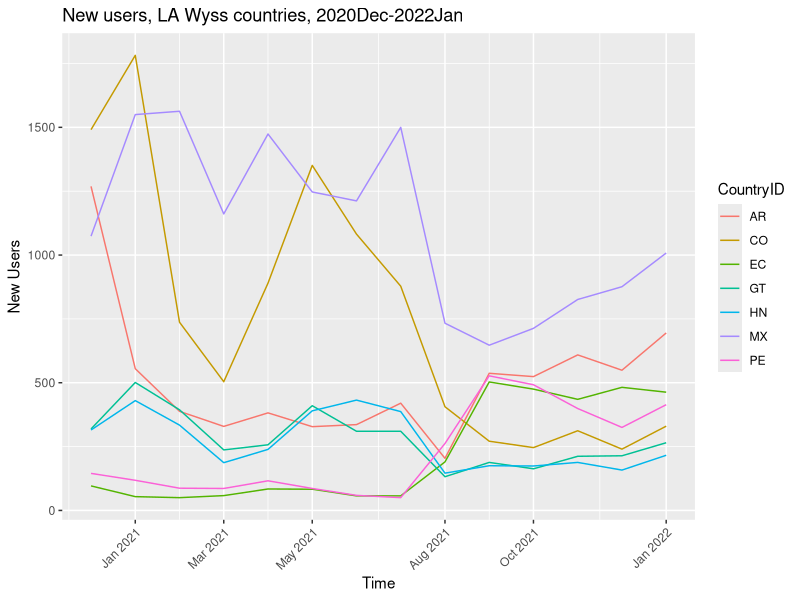
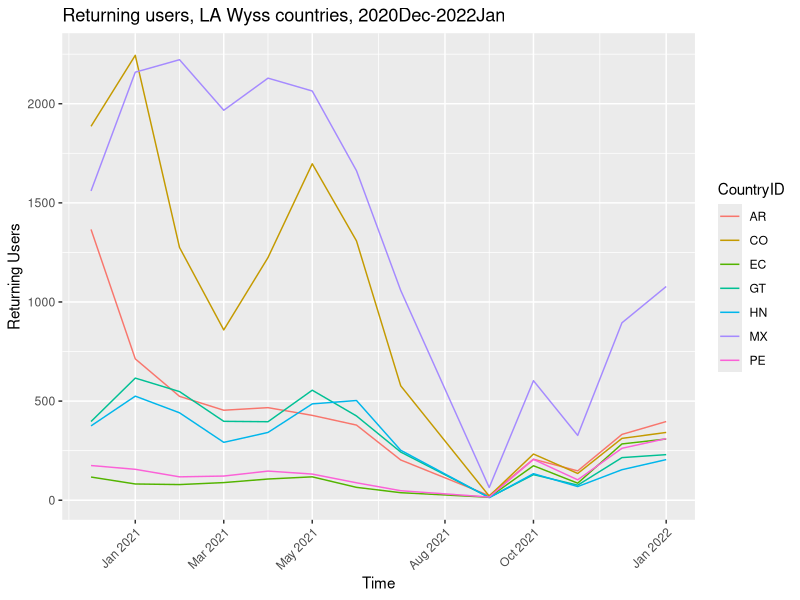
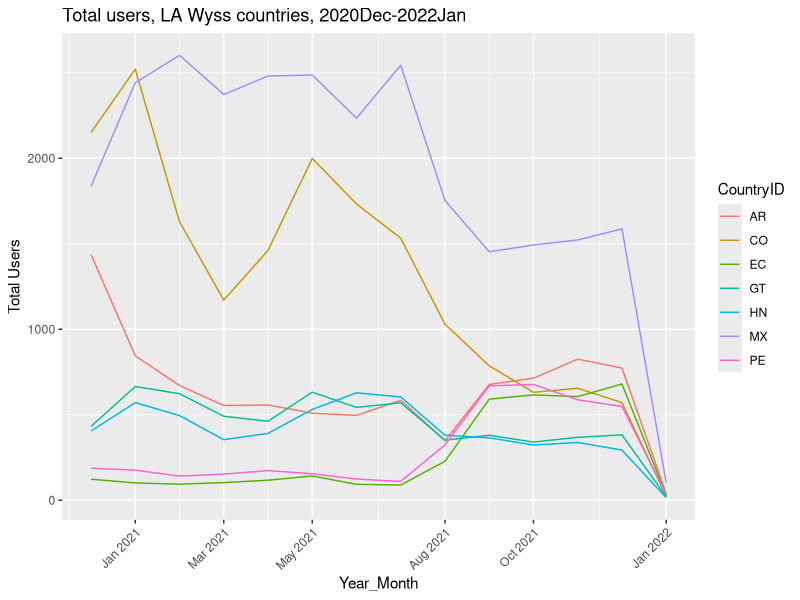
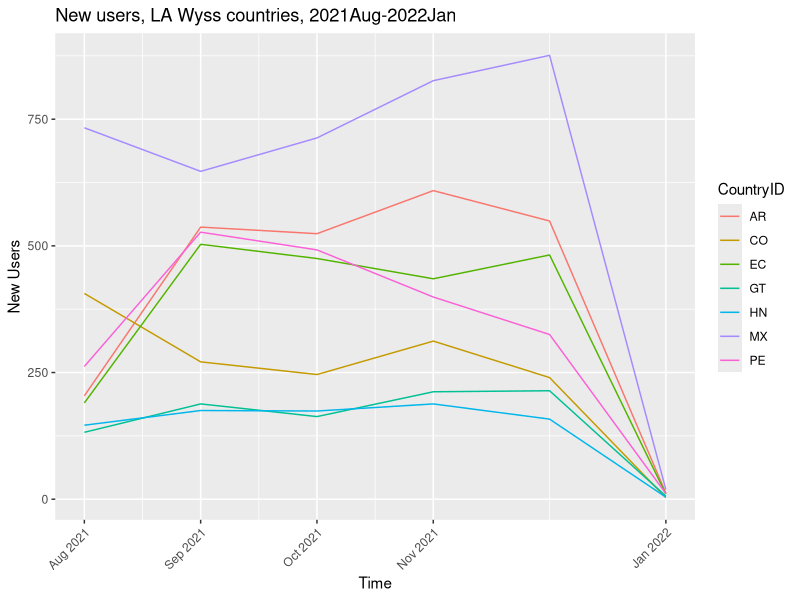
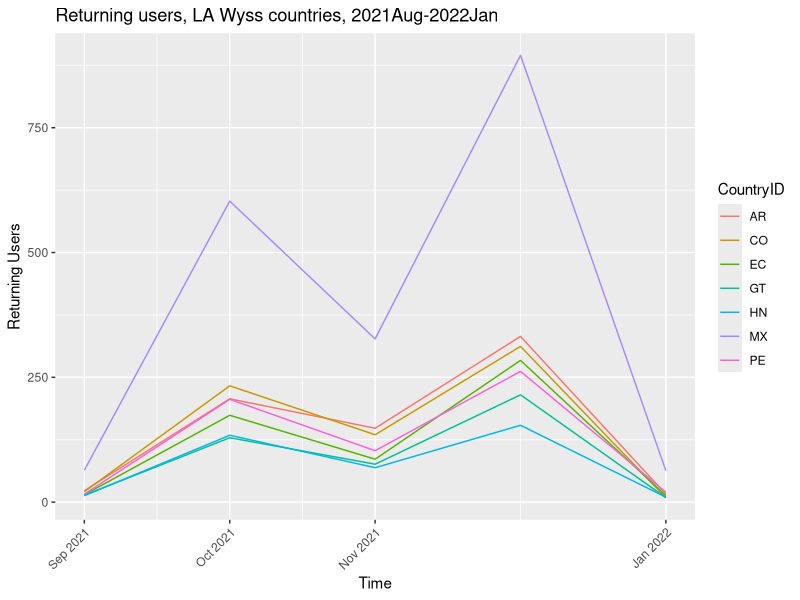

Source code (R) for these figures, in order:
## ---- chunk 1
knitr::opts_chunk$set(echo = TRUE)
## ---- chunk 2
install.packages("readr")
install.packages("dplyr")
install.packages("ggplot2")
library(readr)
library(dplyr)
library(ggplot2)
## ---- chunk 3
LAnewusers_Dec20Jan22 <- read.csv("newusers_20201201to20220101.csv",
skip = 1, head = FALSE, sep = ",")
## ---- chunk 4
#columns renamed
colnames(LAnewusers_Dec20Jan22) <- c("Country_ID", "2021_01",
"2020_12", "2021_06", "2021_11", "2021_05", "2021_02", "2021_08",
"2021_12", "2021_07", "2021_10", "2021_09", "2021_04", "2021_03",
"2022_01", "Totals")

#header rows and data entries for non-Wyss LA countries removed
LAnewusers_Dec20Jan22 <- LAnewusers_Dec20Jan22 %>%
filter(Country_ID == "MX" | Country_ID == "AR" | Country_ID == "CO" |
Country_ID == "GT" | Country_ID == "HN" | Country_ID == "PE" |
Country_ID == "EC")

#transposed rows/columns
LAnewusers_Dec20Jan22_2 <- t(LAnewusers_Dec20Jan22[-1])
colnames(LAnewusers_Dec20Jan22_2) <- LAnewusers_Dec20Jan22[, 1]

#making time a recognized column variable
LAnewusers_Dec20Jan22_2 <- cbind(rownames(LAnewusers_Dec20Jan22_2), 
  LAnewusers_Dec20Jan22_2)
rownames(LAnewusers_Dec20Jan22_2) <- NULL

#Totals row removed
LAnewusers_Dec20Jan22_2 <- LAnewusers_Dec20Jan22_2[-c(15), ]

#make it a dataframe
LAnewusers_Dec20Jan22_2 <- as.data.frame(LAnewusers_Dec20Jan22_2)
## ---- chunk 5
install.packages("tidyr")
library(tidyr)
## ---- chunk 6
#pivot to make CountryID a callable variable
LAnewusers_Dec20Jan22_3 <- pivot_longer(LAnewusers_Dec20Jan22_2, cols=2:8, names_to = "Country", values_to = "New_users")

#rename columns
colnames(LAnewusers_Dec20Jan22_3) <- c("Year_Month","CountryID","New_Users")

#make it a dataframe
LAnewusers_Dec20Jan22_3 <- as.data.frame(LAnewusers_Dec20Jan22_3)
## ---- chunk 7
#coerce New_Users to numeric variable rather than character
typeof(LAnewusers_Dec20Jan22_3$New_Users)
LAnewusers_Dec20Jan22_3$New_Users <- as.numeric(LAnewusers_Dec20Jan22_3$New_Users)
typeof(LAnewusers_Dec20Jan22_3$New_Users)

#make Month_Year a date/time object
install.packages("zoo")
library(zoo)
Year_Month <- LAnewusers_Dec20Jan22_3$Year_Month
Year_Month_2 <- as.yearmon(as.character(Year_Month), "%Y_%m")
LAnewusers_Dec20Jan22_3[ , 'Year_Month'] <- Year_Month_2
typeof(LAnewusers_Dec20Jan22_3$Year_Month)
## ---- chunk 8
LAnewusers_Jan22Feb22 <- read.csv("newusers_20220101to202220201.csv",
skip = 1, head = FALSE, sep = ",")

colnames(LAnewusers_Jan22Feb22) <- c("Country_ID", "2022_01",
"2022_02", "Totals")

LAnewusers_Jan22Feb22 <- LAnewusers_Jan22Feb22 %>%
filter(Country_ID == "MX" | Country_ID == "AR" | Country_ID == "CO" |
Country_ID == "GT" | Country_ID == "HN" | Country_ID == "PE" |
Country_ID == "EC")

LAnewusers_Jan22Feb22_2 <- t(LAnewusers_Jan22Feb22[-1])
colnames(LAnewusers_Jan22Feb22_2) <- c("MX", "AR", "EC", "PE", "CO", "GT", "HN")

#making time a recognized column variable
LAnewusers_Jan22Feb22_2 <- cbind(rownames(LAnewusers_Jan22Feb22_2), 
  LAnewusers_Jan22Feb22_2)
rownames(LAnewusers_Jan22Feb22_2) <- NULL

LAnewusers_Jan22Feb22_2 <- LAnewusers_Jan22Feb22_2[-c(3), ]

LAnewusers_Jan22Feb22_2 <- as.data.frame(LAnewusers_Jan22Feb22_2)

LAnewusers_Jan22Feb22_3 <- pivot_longer(LAnewusers_Jan22Feb22_2, cols=2:8, names_to = "Country", values_to = "New_users")

colnames(LAnewusers_Jan22Feb22_3) <- c("Year_Month","CountryID","New_Users")

LAnewusers_Jan22Feb22_3 <- as.data.frame(LAnewusers_Jan22Feb22_3)

LAnewusers_Jan22Feb22_3$New_Users <- as.numeric(LAnewusers_Jan22Feb22_3$New_Users)

Year_MonthJanFeb <- LAnewusers_Jan22Feb22_3$Year_Month
Year_MonthJanFeb_2 <- as.yearmon(as.character(Year_MonthJanFeb), "%Y_%m")
LAnewusers_Jan22Feb22_3[ , 'Year_Month'] <- Year_MonthJanFeb_2
typeof(LAnewusers_Jan22Feb22_3$Year_Month)

LAnewusers_Jan22 <- LAnewusers_Jan22Feb22_3 %>% filter(Year_Month == "Jan 2022")

LAnewusers_Dec20Dec21 <- LAnewusers_Dec20Jan22_3 %>% filter(Year_Month != "Jan 2022")


LAnewusers_Dec20Jan22full <- rbind(LAnewusers_Dec20Dec21, LAnewusers_Jan22)
## ---- chunk 9
#jpeg('LAnewusers_Dec20Jan22_3.jpg')
#ggplot(data = LAnewusers_Dec20Jan22_3, aes(x=Year_Month, y=New_Users)) + 
  #geom_line(aes(color=CountryID)) + labs(x = "Time", y = "New Users", 
  #title = "Total new users, LA Wyss countries, 2020Dec-2022Jan") + 
  #theme(axis.text.x = element_text(angle = 45, vjust = 1, hjust=1))

#jpeg('LAnewusers_Dec20Jan22full.jpg')
ggplot(data = LAnewusers_Dec20Jan22full, aes(x=Year_Month, y=New_Users)) + 
  geom_line(aes(color=CountryID)) + labs(x = "Time", y = "New Users", 
  title = "New users, LA Wyss countries, 2020Dec-2022Jan") + 
  theme(axis.text.x = element_text(angle = 45, vjust = 1, hjust=1))
## ---- chunk 10
LAreturningusers_Dec20Jan22 <- read.csv("returningusers_20201201to20220101.csv",
skip = 1, head = FALSE, sep = ",")
## ---- chunk 11
#columns renamed
colnames(LAreturningusers_Dec20Jan22) <- c("Country_ID", "2021_01",
"2020_12", "2021_02", "2021_05", "2021_06", "2021_04", "2021_03",
"2021_12", "2021_10", "2021_07", "2021_11", "2021_09", "2022_01", "Totals")

#header rows and data entries for non-Wyss LA countries removed
LAreturningusers_Dec20Jan22 <- LAreturningusers_Dec20Jan22 %>%
filter(Country_ID == "MX" | Country_ID == "AR" | Country_ID == "CO" |
Country_ID == "GT" | Country_ID == "HN" | Country_ID == "PE" |
Country_ID == "EC")

#transposed rows/columns
LAreturningusers_Dec20Jan22_2 <- t(LAreturningusers_Dec20Jan22[-1])
colnames(LAreturningusers_Dec20Jan22_2) <- LAreturningusers_Dec20Jan22[, 1]

#making time a recognized column variable
LAreturningusers_Dec20Jan22_2 <- cbind(rownames(LAreturningusers_Dec20Jan22_2), 
  LAreturningusers_Dec20Jan22_2)
rownames(LAreturningusers_Dec20Jan22_2) <- NULL

#Totals row removed
LAreturningusers_Dec20Jan22_2 <- LAreturningusers_Dec20Jan22_2[-c(14), ]

#make it a dataframe
LAreturningusers_Dec20Jan22_2 <- as.data.frame(LAreturningusers_Dec20Jan22_2)

#pivot to make CountryID a callable variable
LAreturningusers_Dec20Jan22_3 <- pivot_longer(LAreturningusers_Dec20Jan22_2, cols=2:8, names_to = "Country", values_to = "Returning_users")

#rename columns
colnames(LAreturningusers_Dec20Jan22_3) <- c("Year_Month","CountryID","Returning_Users")

#make it a dataframe
LAreturningusers_Dec20Jan22_3 <- as.data.frame(LAreturningusers_Dec20Jan22_3)

#coerce Returning_Users to numeric variable rather than character
LAreturningusers_Dec20Jan22_3$Returning_Users <- as.numeric(LAreturningusers_Dec20Jan22_3$Returning_Users)
typeof(LAreturningusers_Dec20Jan22_3$Returning_Users)

#make Month_Year a date/time object
Year_Month_returning <- LAreturningusers_Dec20Jan22_3$Year_Month
Year_Month_returning_2 <- as.yearmon(as.character(Year_Month_returning), "%Y_%m")
LAreturningusers_Dec20Jan22_3[ , 'Year_Month'] <- Year_Month_returning_2
typeof(LAreturningusers_Dec20Jan22_3$Year_Month)

#jpeg('LAreturningusers_Dec20Jan22_3.jpg')
#ggplot(data = LAreturningusers_Dec20Jan22_3, aes(x=Year_Month, y=Returning_Users)) + 
  #geom_line(aes(color=CountryID)) + labs(x = "Year_Month", y = "Returning Users", 
  #title = "Total returning users, LA Wyss countries, 2020Dec-2022Jan") + 
  #theme(axis.text.x = element_text(angle = 45, vjust = 1, hjust=1))
## ---- chunk 12
LAreturningusers_Jan22Feb22 <- read.csv("returningusers_20220101to20220201.csv",
skip = 1, head = FALSE, sep = ",")

colnames(LAreturningusers_Jan22Feb22) <- c("Country_ID", "2022_01",
"2022_02", "Totals")

LAreturningusers_Jan22Feb22 <- LAreturningusers_Jan22Feb22 %>%
filter(Country_ID == "MX" | Country_ID == "AR" | Country_ID == "CO" |
Country_ID == "GT" | Country_ID == "HN" | Country_ID == "PE" |
Country_ID == "EC")

LAreturningusers_Jan22Feb22_2 <- t(LAreturningusers_Jan22Feb22[-1])
colnames(LAreturningusers_Jan22Feb22_2) <- c("AR", "CO", "EC", "GT", "HN", "MX", "PE")

LAreturningusers_Jan22Feb22_2 <- cbind(rownames(LAreturningusers_Jan22Feb22_2), 
  LAreturningusers_Jan22Feb22_2)
rownames(LAreturningusers_Jan22Feb22_2) <- NULL

LAreturningusers_Jan22Feb22_2 <- LAreturningusers_Jan22Feb22_2[-c(3), ]

LAreturningusers_Jan22Feb22_2 <- as.data.frame(LAreturningusers_Jan22Feb22_2)

LAreturningusers_Jan22Feb22_3 <- pivot_longer(LAreturningusers_Jan22Feb22_2, cols=2:8, names_to = "Country", values_to = "Returning_users")

colnames(LAreturningusers_Jan22Feb22_3) <- c("Year_Month","CountryID","Returning_Users")

LAreturningusers_Jan22Feb22_3 <- as.data.frame(LAreturningusers_Jan22Feb22_3)

LAreturningusers_Jan22Feb22_3$Returning_Users <- as.numeric(LAreturningusers_Jan22Feb22_3$Returning_Users)

Year_MonthJanFebRet <- LAreturningusers_Jan22Feb22_3$Year_Month
Year_MonthJanFebRet_2 <- as.yearmon(as.character(Year_MonthJanFebRet), "%Y_%m")
LAreturningusers_Jan22Feb22_3[ , 'Year_Month'] <- Year_MonthJanFebRet_2
typeof(LAreturningusers_Jan22Feb22_3$Year_Month)

LAreturningusers_Jan22 <- LAreturningusers_Jan22Feb22_3 %>% filter(Year_Month == "Jan 2022")

LAreturningusers_Dec20Dec21 <- LAreturningusers_Dec20Jan22_3 %>% filter(Year_Month != "Jan 2022")

LAreturningusers_Dec20Jan22full <- rbind(LAreturningusers_Dec20Dec21, LAreturningusers_Jan22)

#jpeg('LAreturningusers_Dec20Jan22full.jpg')
ggplot(data = LAreturningusers_Dec20Jan22full, aes(x=Year_Month, y=Returning_Users)) + 
  geom_line(aes(color=CountryID)) + labs(x = "Time", y = "Returning Users", 
  title = "Returning users, LA Wyss countries, 2020Dec-2022Jan") + 
  theme(axis.text.x = element_text(angle = 45, vjust = 1, hjust=1))
## ---- chunk 13
LAtotalusers_Dec20Jan22 <- read.csv("totalusers_20201201to20220101.csv",
skip = 1, head = FALSE, sep = ",")
## ---- chunk 14
#columns renamed
colnames(LAtotalusers_Dec20Jan22) <- c("Country_ID", "2021_01",
"2020_12", "2021_02", "2021_08", "2021_12", "2021_11", "2021_06",
"2021_07", "2021_05", "2021_09", "2021_10", "2021_04", "2021_03", "2022_01", "Totals")

#header rows and data entries for non-Wyss LA countries removed
LAtotalusers_Dec20Jan22 <- LAtotalusers_Dec20Jan22 %>%
filter(Country_ID == "MX" | Country_ID == "AR" | Country_ID == "CO" |
Country_ID == "GT" | Country_ID == "HN" | Country_ID == "PE" |
Country_ID == "EC")

#transposed rows/columns
LAtotalusers_Dec20Jan22_2 <- t(LAtotalusers_Dec20Jan22[-1])
colnames(LAtotalusers_Dec20Jan22_2) <- LAtotalusers_Dec20Jan22[, 1]

#making time a recognized column variable
LAtotalusers_Dec20Jan22_2 <- cbind(rownames(LAtotalusers_Dec20Jan22_2), 
  LAtotalusers_Dec20Jan22_2)
rownames(LAtotalusers_Dec20Jan22_2) <- NULL

#Totals row removed
LAtotalusers_Dec20Jan22_2 <- LAtotalusers_Dec20Jan22_2[-c(15), ]

#make it a dataframe
LAtotalusers_Dec20Jan22_2 <- as.data.frame(LAtotalusers_Dec20Jan22_2)

#pivot to make CountryID a callable variable
LAtotalusers_Dec20Jan22_3 <- pivot_longer(LAtotalusers_Dec20Jan22_2, cols=2:8, names_to = "Country", values_to = "Total_users")

#rename columns
colnames(LAtotalusers_Dec20Jan22_3) <- c("Year_Month","CountryID","Total_Users")

#make it a dataframe
LAtotalusers_Dec20Jan22_3 <- as.data.frame(LAtotalusers_Dec20Jan22_3)

#coerce Total_Users to numeric variable rather than character
LAtotalusers_Dec20Jan22_3$Total_Users <- as.numeric(LAtotalusers_Dec20Jan22_3$Total_Users)
typeof(LAtotalusers_Dec20Jan22_3$Total_Users)

#make Month_Year a date/time object
Year_Month_total <- LAtotalusers_Dec20Jan22_3$Year_Month
Year_Month_total_2 <- as.yearmon(as.character(Year_Month_total), "%Y_%m")
LAtotalusers_Dec20Jan22_3[ , 'Year_Month'] <- Year_Month_total_2
typeof(LAtotalusers_Dec20Jan22_3$Year_Month)

#jpeg('LAtotalusers_Dec20Jan22_3.jpg')
ggplot(data = LAtotalusers_Dec20Jan22_3, aes(x=Year_Month, y=Total_Users)) + 
  geom_line(aes(color=CountryID)) + labs(x = "Year_Month", y = "Total Users", 
  title = "Total users, LA Wyss countries, 2020Dec-2022Jan") + 
  theme(axis.text.x = element_text(angle = 45, vjust = 1, hjust=1))
## ---- chunk 15
LAnewusers_Dec20Jan22_3_MX <- LAnewusers_Dec20Jan22_3 %>% filter(CountryID == "MX")

newusers_MX_lm <- lm(New_Users~Year_Month, LAnewusers_Dec20Jan22_3_MX)

New_dates <- data.frame(Year_Month= c("2022_04", "2022_07"))
New_Year_Month <- New_dates$Year_Month
New_Year_Month_2 <- as.yearmon(as.character(New_Year_Month), "%Y_%m")
New_dates[ , 'Year_Month'] <- New_Year_Month_2
typeof(New_dates$Year_Month)

New_users_prediction_col_MX <- predict(newusers_MX_lm, New_dates)
New_users_prediction_MX <- cbind(New_dates, New_users_prediction_col_MX)
## ---- chunk 16
LAnewusers_Dec20Jan22_3_AR <- LAnewusers_Dec20Jan22_3 %>% filter(CountryID == "AR")

newusers_AR_lm <- lm(New_Users~Year_Month, LAnewusers_Dec20Jan22_3_AR)

New_users_prediction_col_AR <- predict(newusers_AR_lm, New_dates)
New_users_prediction_AR <- cbind(New_dates, New_users_prediction_col_AR)
## ---- chunk 17
LAnewusers_Dec20Jan22_3_CO <- LAnewusers_Dec20Jan22_3 %>% filter(CountryID == "CO")

newusers_CO_lm <- lm(New_Users~Year_Month, LAnewusers_Dec20Jan22_3_CO)

New_users_prediction_col_CO <- predict(newusers_CO_lm, New_dates)
New_users_prediction_CO <- cbind(New_dates, New_users_prediction_col_CO)
## ---- chunk 18
LAnewusers_Dec20Jan22_3_GT <- LAnewusers_Dec20Jan22_3 %>% filter(CountryID == "GT")

newusers_GT_lm <- lm(New_Users~Year_Month, LAnewusers_Dec20Jan22_3_GT)

New_users_prediction_col_GT <- predict(newusers_GT_lm, New_dates)
New_users_prediction_GT <- cbind(New_dates, New_users_prediction_col_GT)
## ---- chunk 19
LAnewusers_Dec20Jan22_3_HN <- LAnewusers_Dec20Jan22_3 %>% filter(CountryID == "HN")

newusers_HN_lm <- lm(New_Users~Year_Month, LAnewusers_Dec20Jan22_3_HN)

New_users_prediction_col_HN <- predict(newusers_HN_lm, New_dates)
New_users_prediction_HN <- cbind(New_dates, New_users_prediction_col_HN)
## ---- chunk 20
LAnewusers_Dec20Jan22_3_PE <- LAnewusers_Dec20Jan22_3 %>% filter(CountryID == "PE")

newusers_PE_lm <- lm(New_Users~Year_Month, LAnewusers_Dec20Jan22_3_PE)

New_users_prediction_col_PE <- predict(newusers_PE_lm, New_dates)
New_users_prediction_PE <- cbind(New_dates, New_users_prediction_col_PE)
## ---- chunk 21
LAnewusers_Dec20Jan22_3_EC <- LAnewusers_Dec20Jan22_3 %>% filter(CountryID == "EC")

newusers_EC_lm <- lm(New_Users~Year_Month, LAnewusers_Dec20Jan22_3_EC)

New_users_prediction_col_EC <- predict(newusers_EC_lm, New_dates)
New_users_prediction_EC <- cbind(New_dates, New_users_prediction_col_EC)
## ---- chunk 22
New_users_prediction <- cbind(New_dates, New_users_prediction_AR$New_users_prediction_col_AR, New_users_prediction_CO$New_users_prediction_col_CO, New_users_prediction_EC$New_users_prediction_col_EC, New_users_prediction_GT$New_users_prediction_col_GT, New_users_prediction_HN$New_users_prediction_col_HN, New_users_prediction_MX$New_users_prediction_col_MX, New_users_prediction_PE$New_users_prediction_col_PE)

colnames(New_users_prediction) <- c("Time", "New users prediction AR", "New users prediction CO", "New users prediction EC", "New users prediction GT", "New users prediction HN", "New users prediction MX", "New users prediction PE")

write.csv(New_users_prediction, "New_users_predictionLA.csv")
## ---- chunk 23
LAreturningusers_Dec20Jan22_3_MX <- LAreturningusers_Dec20Jan22_3 %>% filter(CountryID == "MX")

returningusers_MX_lm <- lm(Returning_Users~Year_Month, LAreturningusers_Dec20Jan22_3_MX)

Returning_users_prediction_col_MX <- predict(returningusers_MX_lm, New_dates)
Returning_users_prediction_MX <- cbind(New_dates, Returning_users_prediction_col_MX)
## ---- chunk 24
LAreturningusers_Dec20Jan22_3_AR <- LAreturningusers_Dec20Jan22_3 %>% filter(CountryID == "AR")

returningusers_AR_lm <- lm(Returning_Users~Year_Month, LAreturningusers_Dec20Jan22_3_AR)

Returning_users_prediction_col_AR <- predict(returningusers_AR_lm, New_dates)
Returning_users_prediction_AR <- cbind(New_dates, Returning_users_prediction_col_AR)
## ---- chunk 25
LAreturningusers_Dec20Jan22_3_CO <- LAreturningusers_Dec20Jan22_3 %>% filter(CountryID == "CO")

returningusers_CO_lm <- lm(Returning_Users~Year_Month, LAreturningusers_Dec20Jan22_3_CO)

Returning_users_prediction_col_CO <- predict(returningusers_CO_lm, New_dates)
Returning_users_prediction_CO <- cbind(New_dates, Returning_users_prediction_col_CO)
## ---- chunk 26
LAreturningusers_Dec20Jan22_3_GT <- LAreturningusers_Dec20Jan22_3 %>% filter(CountryID == "GT")

returningusers_GT_lm <- lm(Returning_Users~Year_Month, LAreturningusers_Dec20Jan22_3_GT)

Returning_users_prediction_col_GT <- predict(returningusers_GT_lm, New_dates)
Returning_users_prediction_GT <- cbind(New_dates, Returning_users_prediction_col_GT)
## ---- chunk 27
LAreturningusers_Dec20Jan22_3_HN <- LAreturningusers_Dec20Jan22_3 %>% filter(CountryID == "HN")

returningusers_HN_lm <- lm(Returning_Users~Year_Month, LAreturningusers_Dec20Jan22_3_HN)

Returning_users_prediction_col_HN <- predict(returningusers_HN_lm, New_dates)
Returning_users_prediction_HN <- cbind(New_dates, Returning_users_prediction_col_HN)
## ---- chunk 28
LAreturningusers_Dec20Jan22_3_PE <- LAreturningusers_Dec20Jan22_3 %>% filter(CountryID == "PE")

returningusers_PE_lm <- lm(Returning_Users~Year_Month, LAreturningusers_Dec20Jan22_3_PE)

Returning_users_prediction_col_PE <- predict(returningusers_PE_lm, New_dates)
Returning_users_prediction_PE <- cbind(New_dates, Returning_users_prediction_col_PE)
## ---- chunk 29
LAreturningusers_Dec20Jan22_3_EC <- LAreturningusers_Dec20Jan22_3 %>% filter(CountryID == "EC")

returningusers_EC_lm <- lm(Returning_Users~Year_Month, LAreturningusers_Dec20Jan22_3_EC)

Returning_users_prediction_col_EC <- predict(returningusers_EC_lm, New_dates)
Returning_users_prediction_EC <- cbind(New_dates, Returning_users_prediction_col_EC)
## ---- chunk 30
Returning_users_prediction <- cbind(New_dates, Returning_users_prediction_AR$Returning_users_prediction_col_AR, Returning_users_prediction_CO$Returning_users_prediction_col_CO, Returning_users_prediction_EC$Returning_users_prediction_col_EC, Returning_users_prediction_GT$Returning_users_prediction_col_GT, Returning_users_prediction_HN$Returning_users_prediction_col_HN, Returning_users_prediction_MX$Returning_users_prediction_col_MX, Returning_users_prediction_PE$Returning_users_prediction_col_PE)

colnames(Returning_users_prediction) <- c("Time", "Returning users prediction AR", "Returning users prediction CO", "Returning users prediction EC", "Returning users prediction GT", "Returning users prediction HN", "Returning users prediction MX", "Returning users prediction PE")

write.csv(Returning_users_prediction, "Returning_users_predictionLA.csv")
## ---- chunk 31
LAtotalusers_Dec20Jan22_3_MX <- LAtotalusers_Dec20Jan22_3 %>% filter(CountryID == "MX")

totalusers_MX_lm <- lm(Total_Users~Year_Month, LAtotalusers_Dec20Jan22_3_MX)

Total_users_prediction_col_MX <- predict(totalusers_MX_lm, New_dates)
Total_users_prediction_MX <- cbind(New_dates, Total_users_prediction_col_MX)
## ---- chunk 32
LAtotalusers_Dec20Jan22_3_AR <- LAtotalusers_Dec20Jan22_3 %>% filter(CountryID == "AR")

totalusers_AR_lm <- lm(Total_Users~Year_Month, LAtotalusers_Dec20Jan22_3_AR)

Total_users_prediction_col_AR <- predict(totalusers_AR_lm, New_dates)
Total_users_prediction_AR <- cbind(New_dates, Total_users_prediction_col_AR)
## ---- chunk 33
LAtotalusers_Dec20Jan22_3_CO <- LAtotalusers_Dec20Jan22_3 %>% filter(CountryID == "CO")

totalusers_CO_lm <- lm(Total_Users~Year_Month, LAtotalusers_Dec20Jan22_3_CO)

Total_users_prediction_col_CO <- predict(totalusers_CO_lm, New_dates)
Total_users_prediction_CO <- cbind(New_dates, Total_users_prediction_col_CO)
## ---- chunk 34
LAtotalusers_Dec20Jan22_3_GT <- LAtotalusers_Dec20Jan22_3 %>% filter(CountryID == "GT")

totalusers_GT_lm <- lm(Total_Users~Year_Month, LAtotalusers_Dec20Jan22_3_GT)

Total_users_prediction_col_GT <- predict(totalusers_GT_lm, New_dates)
Total_users_prediction_GT <- cbind(New_dates, Total_users_prediction_col_GT)
## ---- chunk 35
LAtotalusers_Dec20Jan22_3_HN <- LAtotalusers_Dec20Jan22_3 %>% filter(CountryID == "HN")

totalusers_HN_lm <- lm(Total_Users~Year_Month, LAtotalusers_Dec20Jan22_3_HN)

Total_users_prediction_col_HN <- predict(totalusers_HN_lm, New_dates)
Total_users_prediction_HN <- cbind(New_dates, Total_users_prediction_col_HN)
## ---- chunk 36
LAtotalusers_Dec20Jan22_3_PE <- LAtotalusers_Dec20Jan22_3 %>% filter(CountryID == "PE")

totalusers_PE_lm <- lm(Total_Users~Year_Month, LAtotalusers_Dec20Jan22_3_PE)

Total_users_prediction_col_PE <- predict(totalusers_PE_lm, New_dates)
Total_users_prediction_PE <- cbind(New_dates, Total_users_prediction_col_PE)
## ---- chunk 37
LAtotalusers_Dec20Jan22_3_EC <- LAtotalusers_Dec20Jan22_3 %>% filter(CountryID == "EC")

totalusers_EC_lm <- lm(Total_Users~Year_Month, LAtotalusers_Dec20Jan22_3_EC)

Total_users_prediction_col_EC <- predict(totalusers_EC_lm, New_dates)
Total_users_prediction_EC <- cbind(New_dates, Total_users_prediction_col_EC)
## ---- chunk 38
Total_users_prediction <- cbind(New_dates, Total_users_prediction_AR$Total_users_prediction_col_AR, Total_users_prediction_CO$Total_users_prediction_col_CO, Total_users_prediction_EC$Total_users_prediction_col_EC, Total_users_prediction_GT$Total_users_prediction_col_GT, Total_users_prediction_HN$Total_users_prediction_col_HN, Total_users_prediction_MX$Total_users_prediction_col_MX, Total_users_prediction_PE$Total_users_prediction_col_PE)

colnames(Total_users_prediction) <- c("Time", "Total users prediction AR", "Total users prediction CO", "Total users prediction EC", "Total users prediction GT", "Total users prediction HN", "Total users prediction MX", "Total users prediction PE")

write.csv(Total_users_prediction, "Total_users_predictionLA.csv")
## ---- chunk 39
LAnewusers_Aug21Jan22 <- LAnewusers_Dec20Jan22_3 %>% filter(Year_Month == "Aug 2021" | Year_Month == "Sep 2021" | Year_Month == "Oct 2021" | Year_Month == "Nov 2021" | Year_Month == "Dec 2021" | Year_Month == "Jan 2022")

LAreturningusers_Aug21Jan22 <- LAreturningusers_Dec20Jan22_3 %>% filter(Year_Month == "Aug 2021" | Year_Month == "Sep 2021" | Year_Month == "Oct 2021" | Year_Month == "Nov 2021" | Year_Month == "Dec 2021" | Year_Month == "Jan 2022")

#jpeg('LAnewusers_Aug21Jan22.jpg')
ggplot(data = LAnewusers_Aug21Jan22, aes(x=Year_Month, y=New_Users)) + 
  geom_line(aes(color=CountryID)) + labs(x = "Time", y = "New Users", 
  title = "New users, LA Wyss countries, 2021Aug-2022Jan") + 
  theme(axis.text.x = element_text(angle = 45, vjust = 1, hjust=1))

#jpeg('LAreturningusers_Aug21Jan22.jpg')
ggplot(data = LAreturningusers_Aug21Jan22, aes(x=Year_Month, y=Returning_Users)) + 
  geom_line(aes(color=CountryID)) + labs(x = "Time", y = "Returning Users", 
  title = "Returning users, LA Wyss countries, 2021Aug-2022Jan") + 
  theme(axis.text.x = element_text(angle = 45, vjust = 1, hjust=1))
## ---- chunk 40
LAnewusers_Aug21Jan22_MX <- LAnewusers_Aug21Jan22 %>% filter(CountryID == "MX")

newusersAugJan_MX_lm <- lm(New_Users~Year_Month, LAnewusers_Aug21Jan22_MX)

New_usersAugJan_prediction_col_MX <- predict(newusersAugJan_MX_lm, New_dates)
New_users_predictionAugJan_MX <- cbind(New_dates, New_usersAugJan_prediction_col_MX)
